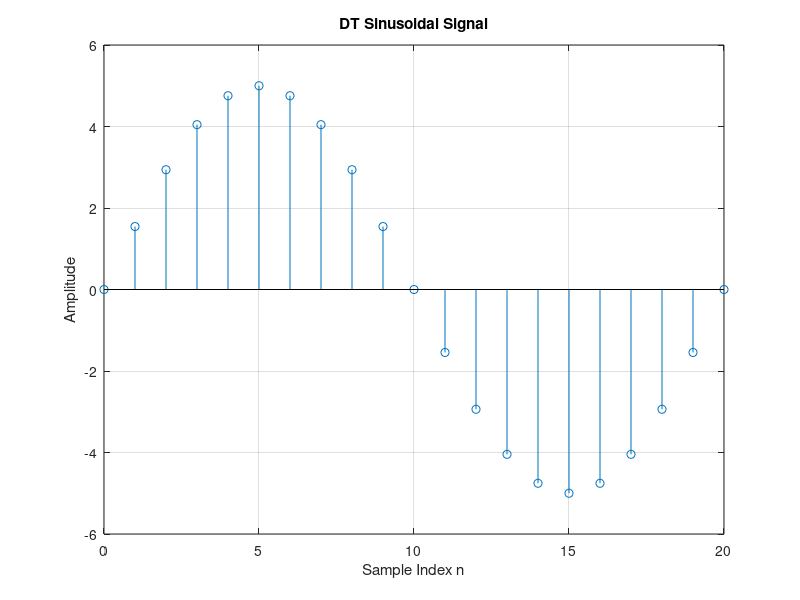

MATLAB code to generate this figure:
clear; clc;
close all;

n=0:20;
omega=pi/10;
A=5;
phi=0;
signal=A*sin(omega*n+phi);
stem(n,signal);

xlabel('Sample Index n');
ylabel('Amplitude');
title('DT Sinusoidal Signal');
grid on;
